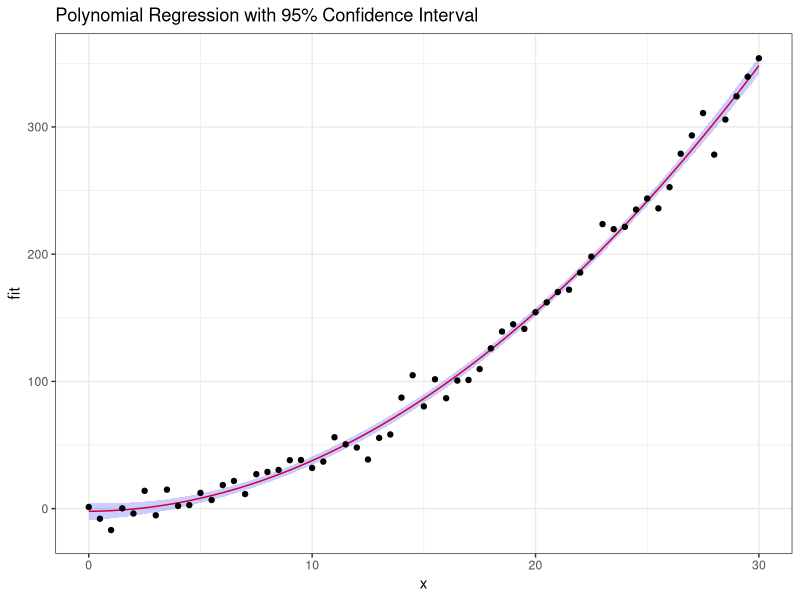

The R source for this figure:
set.seed(2023)  # Ensure reproducibility

library(ggplot2)

# Generate data
x <- seq(0, 30, by = 0.5)
y <- 2 - 0.6*x + 0.4*x^2
error <- rnorm(length(y), mean = 0.1, sd = 10)  # Random noise
y.real <- y + error

# Fit quadratic model
model <- lm(y.real ~ x + I(x^2))

# Create prediction data
prd <- data.frame(x = seq(min(x), max(x), length.out = 100))
err <- predict(model, newdata = prd, se.fit = TRUE)

# Confidence intervals
prd$fit <- err$fit
prd$lci <- err$fit - 1.96 * err$se.fit
prd$uci <- err$fit + 1.96 * err$se.fit

# Plot
p <- ggplot(prd, aes(x = x, y = fit)) +
  theme_bw() +
  geom_line(color = "red") +
  geom_ribbon(aes(ymin = lci, ymax = uci), alpha = 0.2, fill = "blue") +
  geom_point(data = data.frame(x, y.real), aes(x = x, y = y.real), color = "black") +
  ggtitle("Polynomial Regression with 95% Confidence Interval")

print(p)